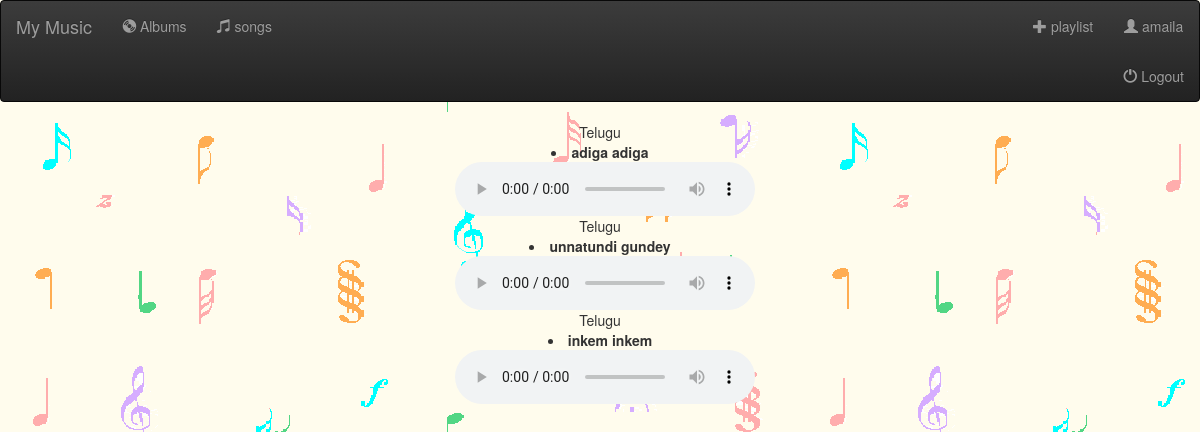
The app's page /viewplaylist/35 (signed in) with its own data.
### music/models.py (models this page shows, shortened)
class PlaylistSongs(models.Model):
    playlist = models.ForeignKey(Playlist)
    song = models.ForeignKey(Song)
    deleted = models.BooleanField(default=False)

class Playlist(models.Model):
    name = models.CharField(max_length=200)
    user = models.ForeignKey(User)

class Song(models.Model):
    album = models.ForeignKey(Album,on_delete=models.CASCADE)
    song_title = models.CharField(max_length=100)
    file_type = models.FileField(upload_to='songs')

### music/views.py (the view)
# urls.py: url(r'^viewplaylist/(\d+)',views.view_playlist,name='view_playlist'),
def view_playlist(request,id):
    playlists = Playlist.objects.all()
    playlistsongs = PlaylistSongs.objects.filter(playlist=id)
    return render(request,'playlistsongs.html',{'playlistsongs' : playlistsongs,'playlists':playlists})

### music/templates/playlistsongs.html
{% extends 'base.html' %}
{% block content %}
{% for playlistsong in playlistsongs %}
{{ playlistsong.playlist.name }}
<li>
    <b>{{ playlistsong.song.song_title }}</b>
    <div style="display:table-cell; vertical-align:middle; padding-left: 1rem">
        <audio controls>
                <source src="/static/songs/{{playlistsong.song.song_title}}.mp3" type="audio/mp3">
        </audio>
</div>
</li>
{% endfor %}
{% endblock %}

### music/templates/base.html (shortened to what this page needs)
{% load static %}
<link rel="stylesheet" href="{% static 'css/style.css' %}">
<center>
<html>
<head>
    <link rel="stylesheet" href="https://maxcdn.bootstrapcdn.com/bootstrap/3.3.7/css/bootstrap.min.css"
>
    <link rel="stylesheet" href="https://maxcdn.bootstrapcdn.com/bootstrap/3.3.7/css/bootstrap-theme.min.css"
>
        <link rel="stylesheet" href="https://use.fontawesome.com/releases/v5.7.2/css/all.css">
    </head>
<body>
        <nav class="navbar navbar-inverse">
                <nav class="container-fluid">
                    <a class="navbar-brand" href="{% url 'home' %}">My Music</a>
                    <div class="nav navbar-collapse">
                        <ul class="nav navbar-nav">
                            <li class="">
                                <a href="{% url 'home' %}">
                                    <span class="glyphicon glyphicon-cd" aria-hidden="true"></span> Albums
                                </a>
                            </li>
                            <li class="">
                                <a href="{% url 'home' %}">
                                    <span class="glyphicon glyphicon-music" aria-hidden="true"></span> songs
                                </a>
                            </li>
                        </ul>
                        {% if user.is_authenticated %}
                        <ul class="nav navbar-nav navbar-right">
                            <li class="">
                                <a href="{% url 'crud_playlist' %}">
                                    <span class="glyphicon glyphicon-plus" aria-hidden="true"></span> playlist
                                </a>
                            </li>
                            <ul class="nav navbar-nav navbar-right">
                                <li class="">
                                    <a href="{% url 'profile' %}">
                                        <span class="glyphicon glyphicon-user" aria-hidden="true"></span> {{ user.username }}
                                    </a>
                                    <a href="{% url 'logout' %}">
                                        <span class="glyphicon glyphicon-off" aria-hidden="true"></span> Logout
                                    </a>
                                </li>
                            </ul>
                                {% endif %}
                    </div>
                </nav>
            </nav>
    <div class='container-fluid'>
        {% block content %}
        {% endblock %}
    </div>
</body>
</html>
</center>

### static/css/style.css (style rules this page uses)
body { background-image: url('/static/img/b.gif') ; }

### records on screen
PlaylistSongs: playlist.name "Telugu", song.song_title "adiga adiga"
PlaylistSongs: playlist.name "Telugu", song.song_title "unnatundi gundey"
PlaylistSongs: playlist.name "Telugu", song.song_title "inkem inkem"

### other values on screen
{{ user.username }} "amaila"
